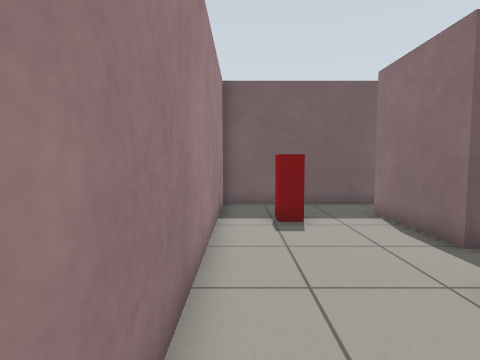
View 1 (above)

19 first-person views from a walk through a Gazebo world. The camera is 0.92 m above the floor, tilts 4° down and sees 80° across. The floor is counted in squares, 0.5 m on a side. Each view is taken from the middle of a square. On the plan, view 1 faces up. The plan holds only what a view shows up to about 16 squares ahead; the rest is blank. The robots in the file are not drawn.

View 2
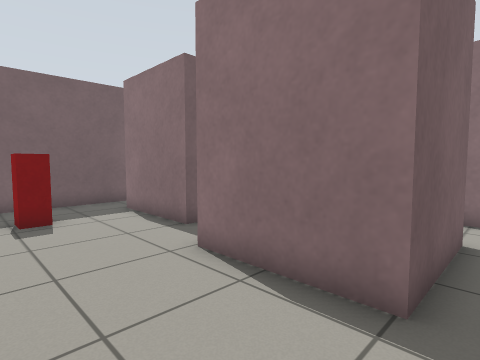

View 3
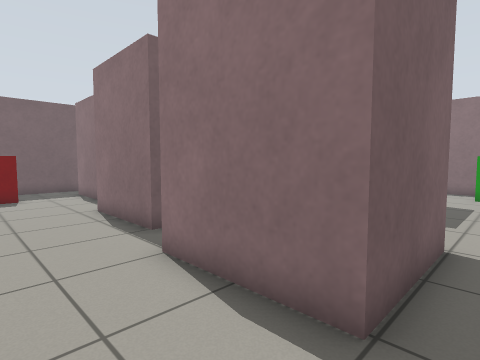

View 4
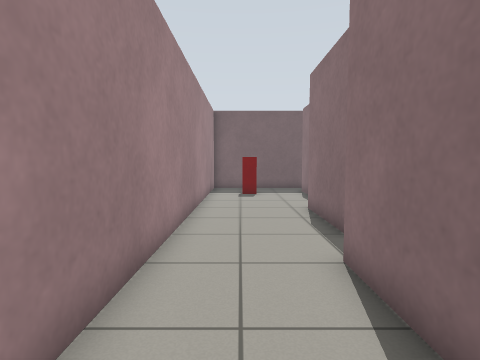

View 5
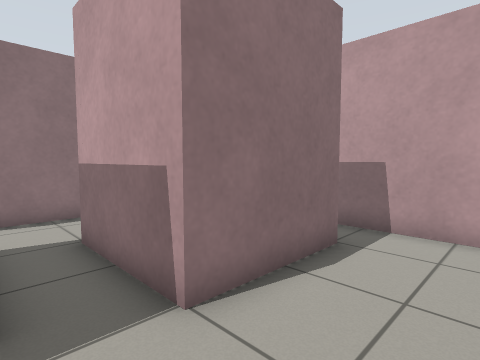

View 6
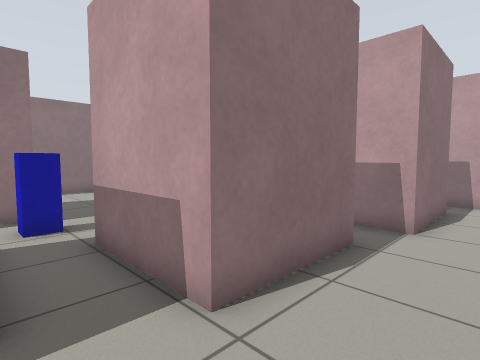

View 7
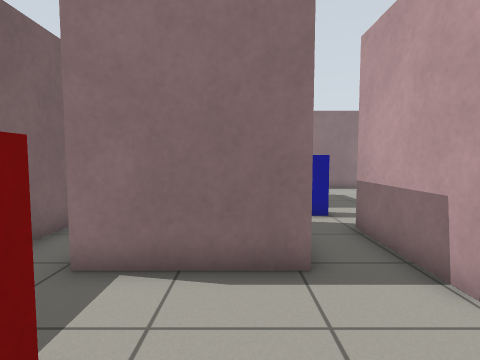

View 8
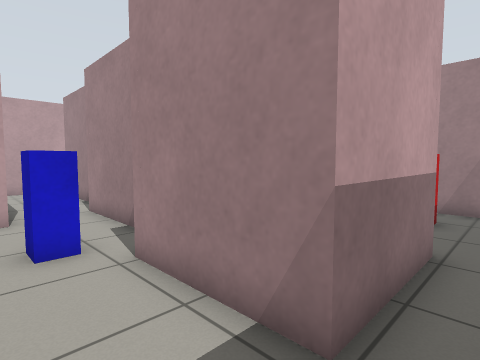

View 9
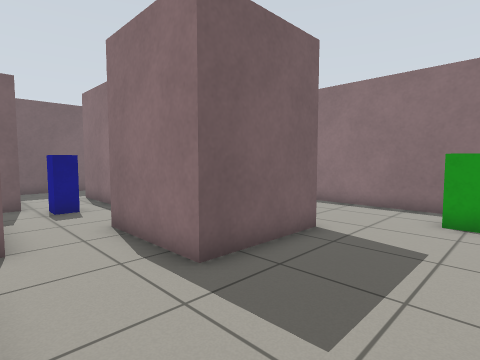

View 10
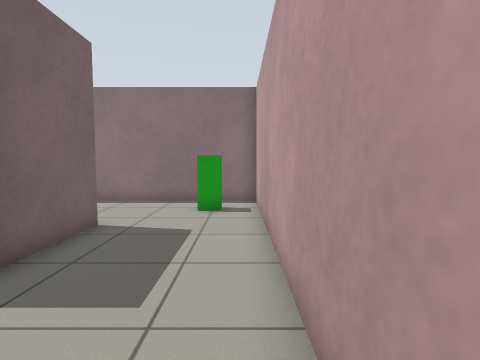

View 11
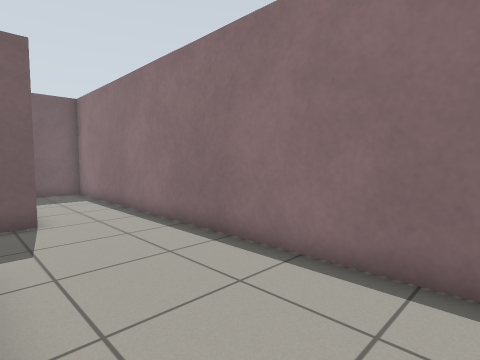

View 12
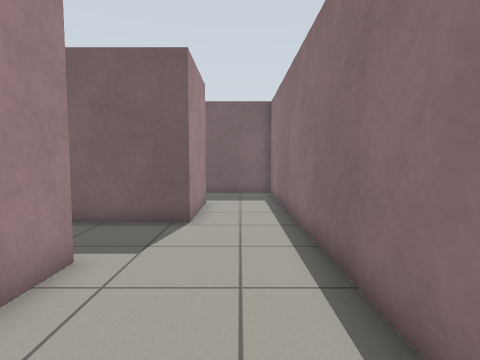

View 13
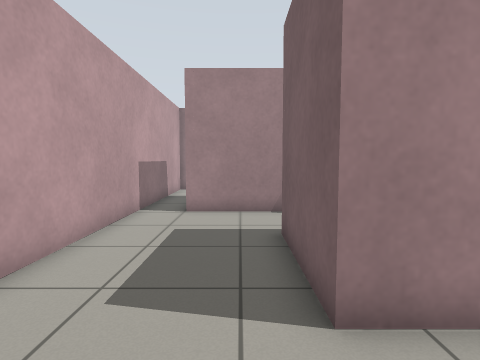

View 14
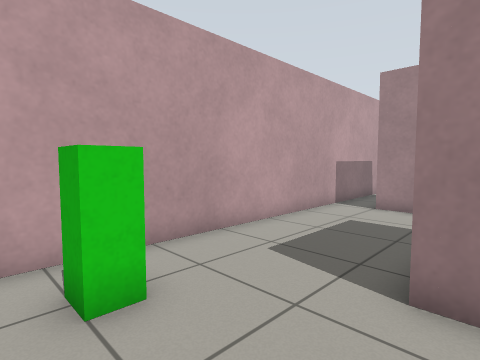

View 15
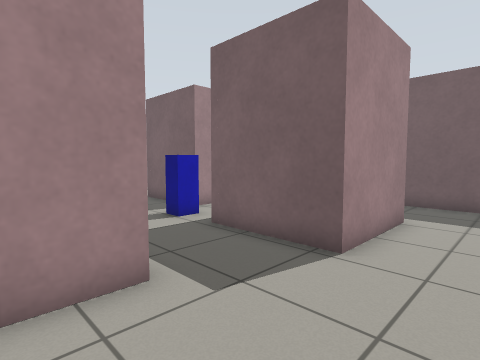

View 16
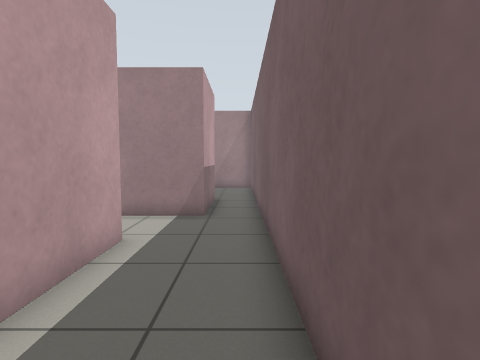

View 17
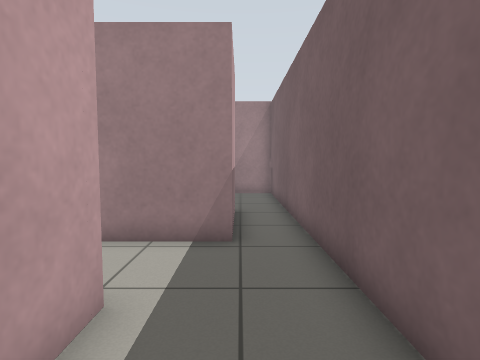

View 18
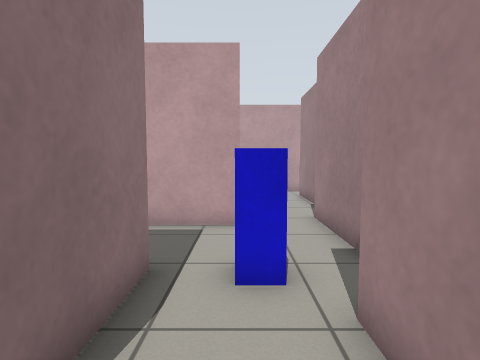

View 19
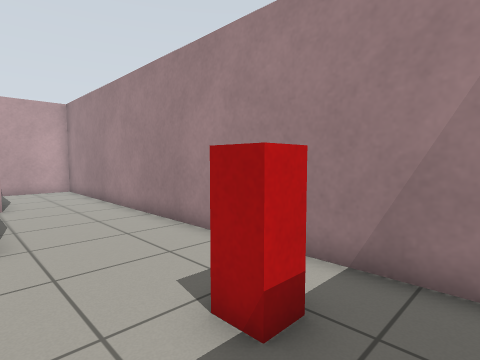

### Floor plan
Points are (right, up) in squares from view 1. A wall is a line through its corners. A room is listed if a view was taken in it or the views show most of it. See-through windows are left out.
Room 1 (views 1, 2, 3, 4, 5, 6, 7, 9, 10, 19)
walls: (7.6, 1.4) (7.6, -0.1) (3.6, -0.1) (3.6, 3.9) (7.6, 3.9); (6.9, -2.4) (6.9, -3.6); (7.6, 5.8) (4.6, 5.8) (4.6, 9.8) (8.6, 9.8); (10, -3) (10, 1); (6.9, -5.9) (2.9, -5.9) (2.9, -1.9) (6.9, -1.9); (-0.1, -7.7) (7.6, -7.7); (8.5, 11.7) (-0.7, 11.7) (-0.7, -7.1)
ways out: opening at (7, -7) to room 2; opening at (7, 5) to room 2; opening at (8, 11) to room 2; opening at (8.5, -2.5) to room 2; opening at (8.5, 0.5) to room 2
objects: red box (1, 9) to (2, 9)
Room 2 (views 8, 11, 12, 13, 14, 15, 16, 17, 18)
walls: (14, 1.1) (14, -3) (10, -3); (10, 1) (12.6, 1); (15.5, 8.4) (15.5, 4.3) (11.5, 4.3) (11.5, 8.3) (15, 8.3); (7.6, 3.6) (7.6, 1.4); (6.9, -3.6) (6.9, -5.9); (8.6, 9.8) (8.6, 5.8) (7.6, 5.8); (7.6, -7.7) (18.7, -7.7) (18.7, 11.7) (8.5, 11.7)
ways out: opening at (7, -7) to room 1; opening at (7, 5) to room 1; opening at (8, 11) to room 1; opening at (8.5, -2.5) to room 1; opening at (8.5, 0.5) to room 1
objects: blue box (10, 4) to (10, 5); green box (17, -6)

Where each view was taken, in squares from view 1:
view 1: 0 up, 0 right, facing up
view 2: 1 down, 0 right, facing up-right
view 3: 7 down, 0 right, facing up-right
view 4: 7 down, 1 right, facing up
view 5: 0 up, 0 right, facing down-right
view 6: 6 up, 1 right, facing down-right
view 7: 7 up, 0 right, facing right
view 8: 11 up, 11 right, facing down-left
view 9: 7 down, 7 right, facing up-right
view 10: 7 down, 6 right, facing right
view 11: 5 down, 14 right, facing up-right
view 12: 4 down, 17 right, facing up
view 13: 4 down, 17 right, facing left
view 14: 2 down, 18 right, facing down-left
view 15: 1 down, 18 right, facing up-left
view 16: 11 up, 18 right, facing left
view 17: 10 up, 15 right, facing left
view 18: 9 up, 10 right, facing down
view 19: 11 up, 4 right, facing down-left
